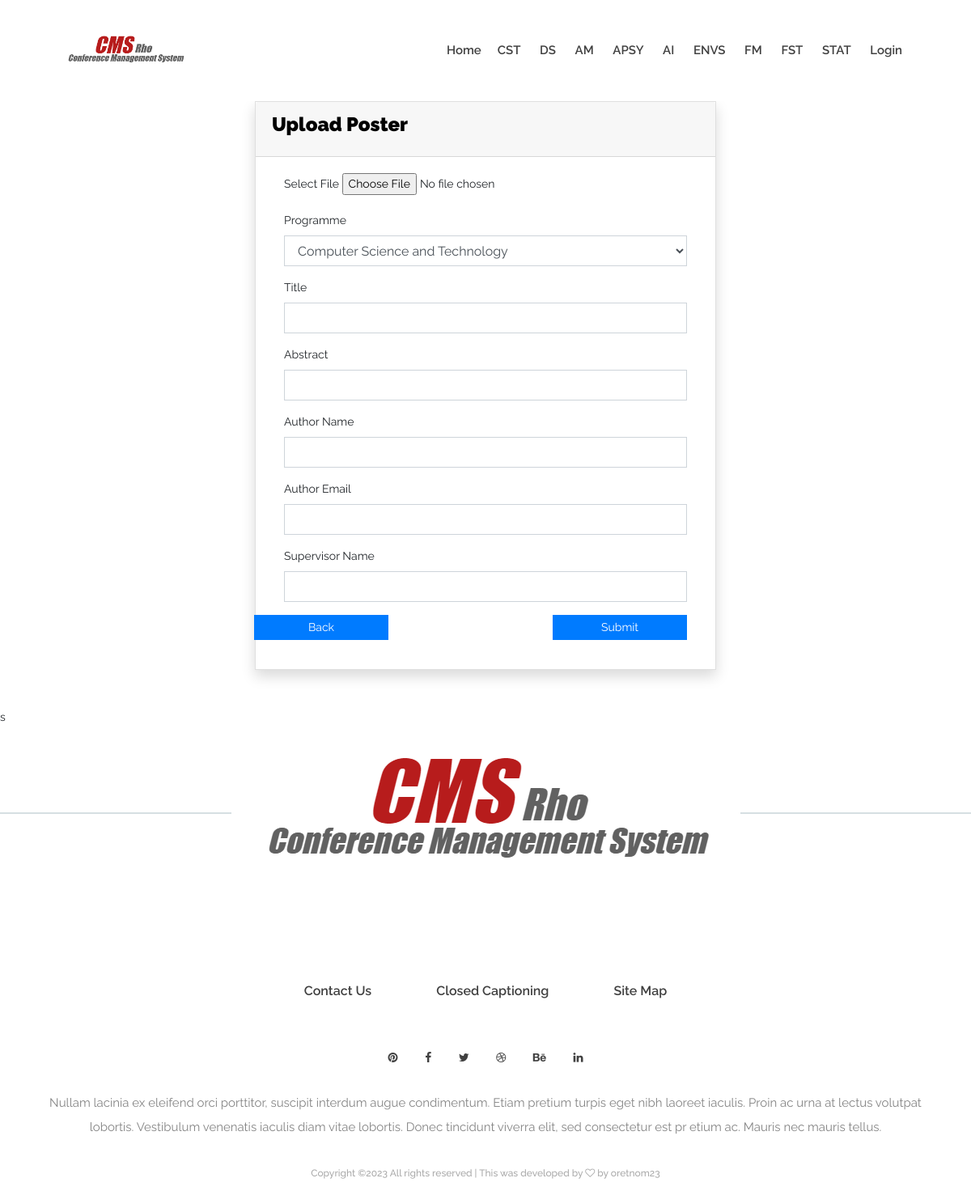
Page /upload_poster/ on the committed database.
### cms/models_conference.py (models this page shows, shortened)
class Programme(models.Model):
    programme_name = models.CharField(primary_key=True, max_length=128)
    abbr = models.CharField(max_length=128, unique=True)  # abbreviation of programme name
    class Meta:
        db_table = 'Programme'
        verbose_name = 'Programme'

### cms/views.py (the view, shortened to what this page needs)
# urls.py: path('upload_poster/', views.upload_poster, name="upload_poster"),
def upload_poster(request):
    programmes = models_conference.Programme.objects.all()
    return render(request, 'upload_poster.html', {'programmes': programmes})

### cms/templates/upload_poster.html (shortened to what this page needs)
{% extends 'layouts/base.html' %}{% load static %}{% block content %}
<div class="container-fluid mb-5">
    <div class="row justify-content-center">
        <div class="col-lg-6 col-md-8 col-sm-12 col-xs-12">
            <div class="card card-default rounded-0 shadow">
                <div class="card-header">
                    <h4 class="card-title"><b>Upload Poster</b></h4>
                </div>
                <div class="card-body">
                    <div class="container-fluid">
                        <form id="upload_poster" method="POST" action="" enctype="multipart/form-data">
                            <div class="mdc-layout-grid">
                                <div class="mdc-layout-grid__inner">
                                    <div class="form-group mb-3">
                                        <label for="file" class="control-label">Select File</label>
                                        <input type="file" name="file" id="file">
                                    </div>
                                    <div class="form-group mb-3">
                                        <label for="programme_name" class="control-label">Programme</label>
                                        <select name="programme_name" id="programme_name" class="form-control rounded-0">
                                            {% for programme in programmes %}
                                            <option value="{{programme.programme_name}}">{{programme.programme_name}}</option>
                                            {% endfor %}
                                        </select>
                                    </div>
                                    <div class="form-group mb-3">
                                        <label for="title" class="control-label">Title</label>
                                        <input type="text" class="form-control rounded-0" name="title" id="title" value="" >
                                    </div>
                                    <div class="form-group mb-3">
                                        <label for="abstract" class="control-label">Abstract</label>
                                        <input type="text" class="form-control rounded-0" name="abstract" id="abstract" value="" >
                                    </div>
                                    <div class="form-group mb-3">
                                        <label for="authorName" class="control-label">Author Name</label>
                                        <input type="text" class="form-control rounded-0" name="authorName" id="authorName" value="" >
                                    </div>
                                    <div class="form-group mb-3">
                                        <label for="authorEmail" class="control-label">Author Email</label>
                                        <input type="text" class="form-control rounded-0" name="authorEmail" id="authorEmail" value="" >
                                    </div>
                                    <div class="form-group mb-3">
                                        <label for="supervisorName" class="control-label">Supervisor Name</label>
                                        <input type="text" class="form-control rounded-0" name="supervisorName" id="supervisorName" >
                                    </div>
                                    <div class="form-group mb-3">
                                        <div class="d-flex w-100 justify-content-end">
                                            <input class="btn btn-sm rounded-0 btn-primary col-4" type="button" name="Submit" value="Back"
                                                   style="margin-right:203px" onclick="javascript:history.go(-1)" />
                                            <button class="btn btn-sm rounded-0 btn-primary col-4" type="button" id="submit">
                                                    Submit
                                            </button>
                                        </div>
                                    </div>
                                </div>
                            </div>
                        </form>
                    </div>
                </div>
            </div>
        </div>
    </div>
</div>
<script type="text/javascript" src="/static/layui/layui.js"></script>s
{% endblock content %}

### cms/templates/layouts/top-navigation.html (shortened to what this page needs)
{% load static %}
<header class="header-area">
    <div class="newsbox-main-menu">
        <div class="classy-nav-container breakpoint-off">
            <div class="container-fluid">
                <nav class="classy-navbar justify-content-between" id="newsboxNav">
                    <a href="index.html" class="nav-brand"><img src="{% static 'img/core-img/logo.png' %}" alt=""></a>
                    <div class="classy-menu">
                        <div class="classynav">
                            <ul>
                                <li><a href="{% url 'home-page' %}">Home</a>
                                    {% for programme in programmes %}
                                        <li>
                                            <a href="{% url 'pgm-posters' programme.programme_name %}">{{ programme.abbr }}</a>
                                        </li>
                                    {% endfor %}
                                {% if not user.user_type %}
                                    <li><a href="{% url 'login-page' %}">Login</a></li>
                                {% endif %}
                            </ul>
                        </div>
                    </div>
                </nav>
            </div>
        </div>
    </div>
</header>

### static/style.css (style rules this page uses)
* { margin: 0; padding: 0; }
body { font-family: "Raleway", sans-serif; font-size: 14px; }
h1, h2, h3, h4, h5, h6 { font-family: "Raleway", sans-serif; color: #000000; line-height: 1.3; font-weight: 700; }
a, a:hover, a:focus { -webkit-transition-duration: 500ms; transition-duration: 500ms; text-decoration: none; outline: 0 solid transparent; color: #000000; font-weight: 600; font-size: 16px; font-family: "Raleway", sans-serif; }
ul, ol { margin: 0; }
ul li, ol li { list-style: none; }
img { height: auto; max-width: 100%; }
.header-area { position: relative; z-index: 1000; width: 100%; }
.header-area .newsbox-main-menu { position: relative; width: 100%; height: 125px; padding: 0 5%; }
.header-area .newsbox-main-menu .classy-navbar { height: 125px; padding: 0; }
.header-area .newsbox-main-menu .classy-navbar .nav-brand { max-width: 160px; margin-right: 30px; }
.header-area .newsbox-main-menu .classy-navbar .classynav ul li a { font-weight: 600; text-transform: capitalize; font-size: 15px; padding: 0 10px; color: #404040; }

### static/css/classy-nav.css (style rules this page uses)
* { margin: 0; padding: 0; }
body { font-family: "Roboto", sans-serif; }
ul, ol { margin: 0; }
ul li, ol li { list-style: none; }
img { height: auto; max-width: 100%; }
.classy-nav-container { position: relative; z-index: 100; background-color: #ffffff; }
.classy-nav-container * { box-sizing: border-box; }
.classy-nav-container a { -webkit-transition-duration: 500ms; transition-duration: 500ms; text-decoration: none; outline: none; font-size: 14px; font-weight: 400; color: #232323; display: inline-block; }
.justify-content-between { -webkit-box-pack: justify; -ms-flex-pack: justify; justify-content: space-between; }
.justify-content-center { -webkit-box-pack: center; -ms-flex-pack: center; justify-content: center; }
.classy-navbar { width: 100%; height: 70px; padding: 0.5em 2em; display: -webkit-box; display: -ms-flexbox; display: flex; -webkit-box-align: center; -ms-flex-align: center; -ms-grid-row-align: center; align-items: center; }
.classy-navbar .nav-brand { font-size: 26px; font-weight: 500; color: #565656; display: inline-block; margin-right: 30px; }
.classynav ul li { display: inline-block; clear: both; position: inherit; z-index: 10; }
.classynav ul li a { padding: 0 12px; display: block; height: 35px; font-size: 14px; line-height: 34px; }
.breakpoint-off .classynav { display: -webkit-box; display: -ms-flexbox; display: flex; -webkit-box-align: center; -ms-flex-align: center; -ms-grid-row-align: center; align-items: center; }

### rows in the picture
Programme: abbr "CST"
Programme: abbr "DS"
Programme: abbr "AM"
Programme: abbr "APSY"
Programme: abbr "AI"
Programme: abbr "ENVS"
Programme: abbr "FM"
Programme: abbr "FST"
Programme: abbr "STAT"

### other values in the picture
form field programme_name "Computer Science and Technology"
